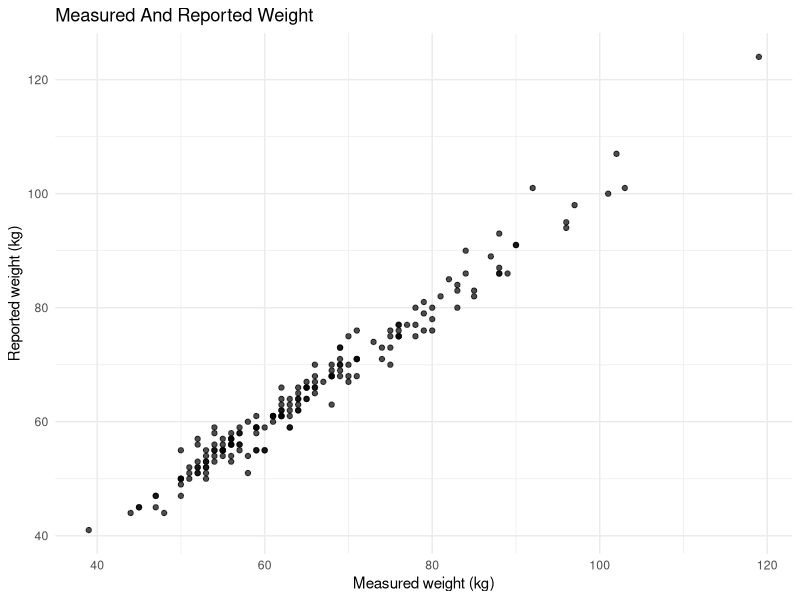
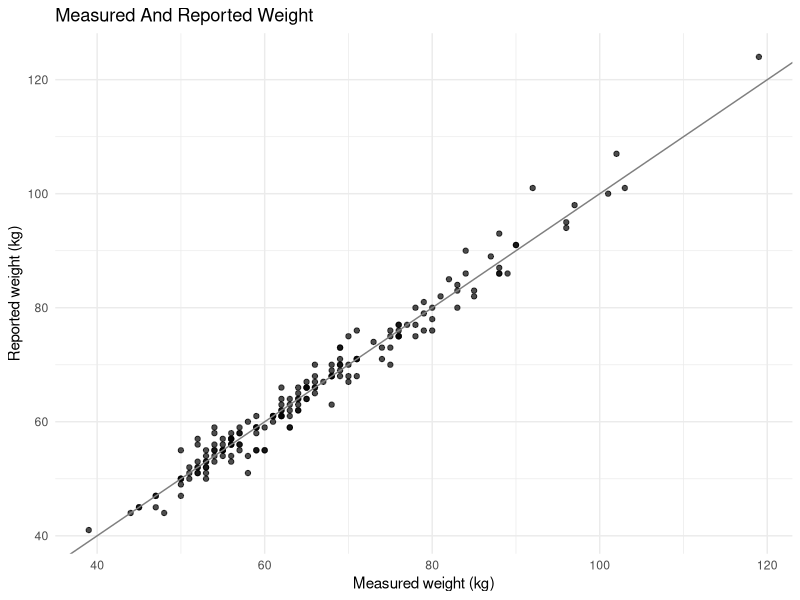
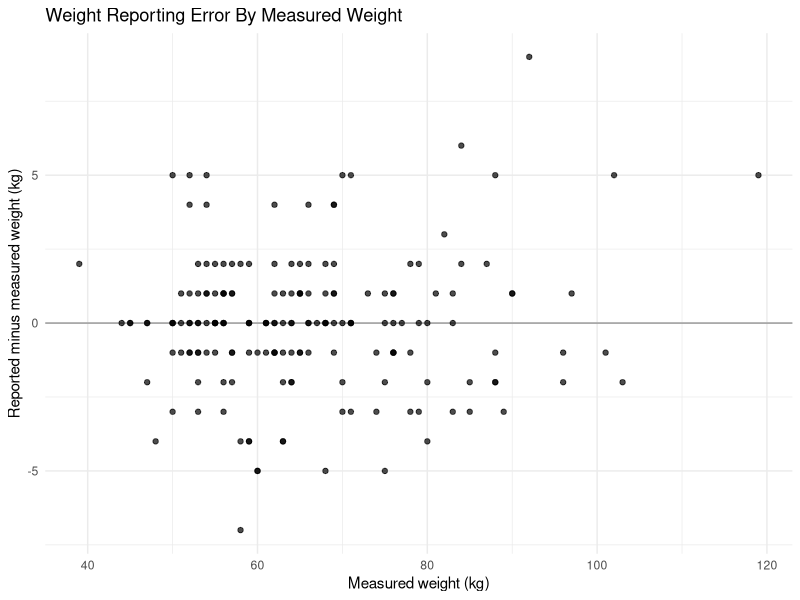
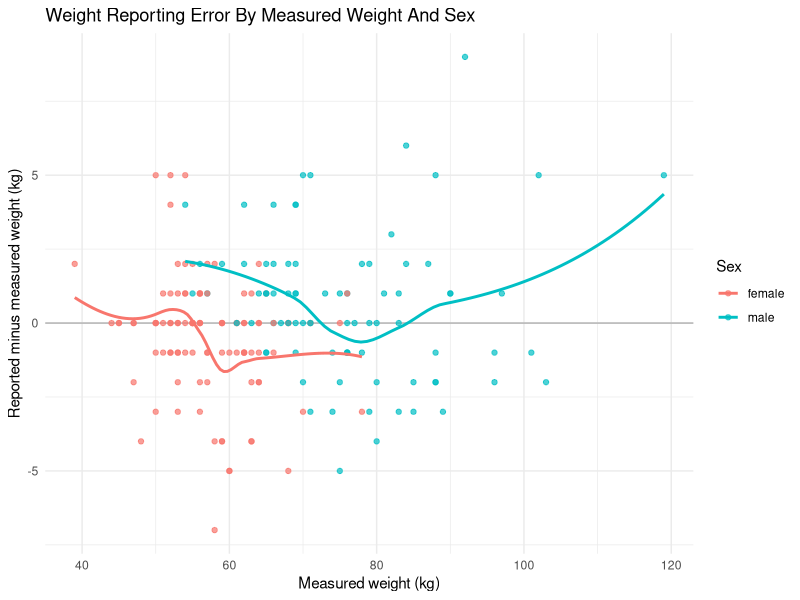

Generate these figures, in order, with R:
## ---- chunk 1
#| include: false
library(dplyr)
library(ggplot2)
## ---- chunk 2
davis <- readr::read_csv("data/real/davis_height_weight.csv")
## ---- chunk 3
weight_data <- davis |>
  filter(
    !missing_reported_weight,
    !is.na(weight_kg),
    !is.na(reported_weight_kg),
    !likely_swapped_measured_values
  )

weight_data |>
  select(participant_id, sex, weight_kg, reported_weight_kg, weight_reporting_error_kg) |>
  head()
## ---- chunk 4
ggplot(weight_data, aes(x = weight_kg, y = reported_weight_kg)) +
  geom_point(alpha = 0.7) +
  labs(
    title = "Measured And Reported Weight",
    x = "Measured weight (kg)",
    y = "Reported weight (kg)"
  ) +
  theme_minimal()
## ---- chunk 5
ggplot(weight_data, aes(x = weight_kg, y = reported_weight_kg)) +
  geom_point(alpha = 0.7) +
  geom_abline(slope = 1, intercept = 0, color = "gray50") +
  labs(
    title = "Measured And Reported Weight",
    x = "Measured weight (kg)",
    y = "Reported weight (kg)"
  ) +
  theme_minimal()
## ---- chunk 6
ggplot(weight_data, aes(x = weight_kg, y = weight_reporting_error_kg)) +
  geom_hline(yintercept = 0, color = "gray60") +
  geom_point(alpha = 0.7) +
  labs(
    title = "Weight Reporting Error By Measured Weight",
    x = "Measured weight (kg)",
    y = "Reported minus measured weight (kg)"
  ) +
  theme_minimal()
## ---- chunk 7
ggplot(
  weight_data,
  aes(x = weight_kg, y = weight_reporting_error_kg, color = sex)
) +
  geom_hline(yintercept = 0, color = "gray70") +
  geom_point(alpha = 0.7) +
  geom_smooth(se = FALSE) +
  labs(
    title = "Weight Reporting Error By Measured Weight And Sex",
    x = "Measured weight (kg)",
    y = "Reported minus measured weight (kg)",
    color = "Sex"
  ) +
  theme_minimal()
